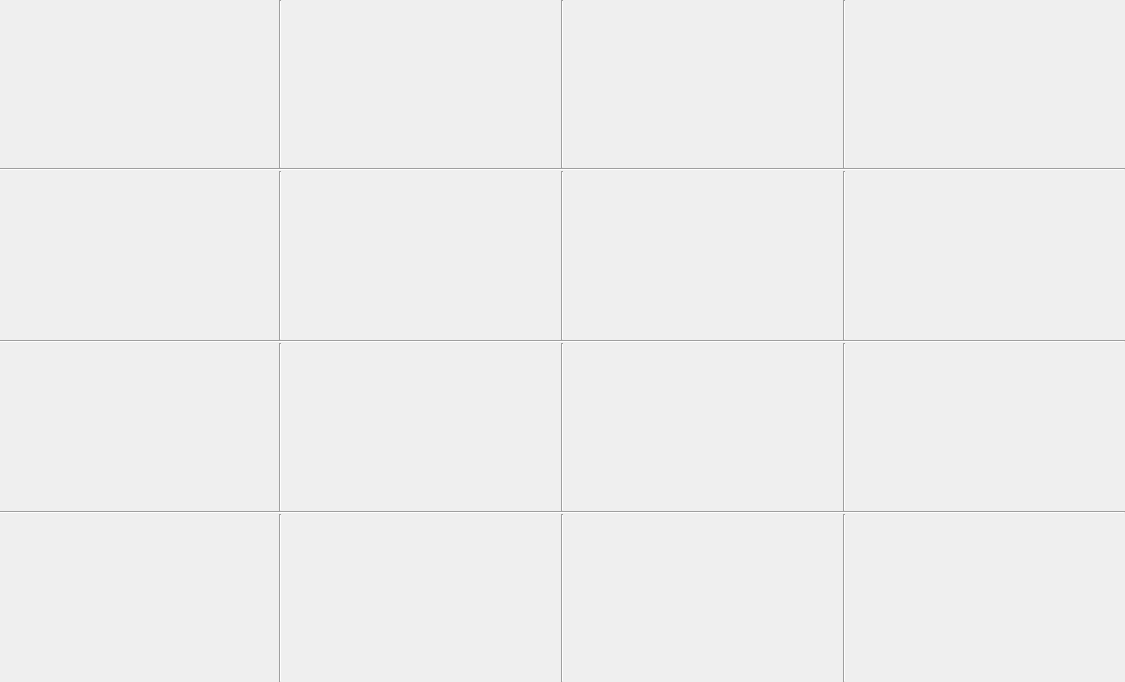
<?xml version="1.0" encoding="UTF-8"?>
<ui version="4.0">
 <class>sixteenScreen</class>
 <widget class="QWidget" name="sixteenScreen">
  <property name="geometry">
   <rect>
    <x>0</x>
    <y>0</y>
    <width>1125</width>
    <height>682</height>
   </rect>
  </property>
  <property name="windowTitle">
   <string>Form</string>
  </property>
  <layout class="QGridLayout" name="gridLayout">
   <property name="leftMargin">
    <number>0</number>
   </property>
   <property name="topMargin">
    <number>0</number>
   </property>
   <property name="rightMargin">
    <number>0</number>
   </property>
   <property name="bottomMargin">
    <number>0</number>
   </property>
   <property name="spacing">
    <number>0</number>
   </property>
   <item row="0" column="0">
    <layout class="QVBoxLayout" name="verticalLayout">
     <property name="spacing">
      <number>0</number>
     </property>
     <item>
      <layout class="QHBoxLayout" name="horizontalLayout">
       <property name="spacing">
        <number>0</number>
       </property>
       <item>
        <widget class="QLabel" name="label_win0">
         <property name="text">
          <string/>
         </property>
        </widget>
       </item>
       <item>
        <widget class="Line" name="line">
         <property name="orientation">
          <enum>Qt::Vertical</enum>
         </property>
        </widget>
       </item>
       <item>
        <widget class="QLabel" name="label_win1">
         <property name="text">
          <string/>
         </property>
        </widget>
       </item>
       <item>
        <widget class="Line" name="line_2">
         <property name="orientation">
          <enum>Qt::Vertical</enum>
         </property>
        </widget>
       </item>
       <item>
        <widget class="QLabel" name="label_win2">
         <property name="text">
          <string/>
         </property>
        </widget>
       </item>
       <item>
        <widget class="Line" name="line_3">
         <property name="orientation">
          <enum>Qt::Vertical</enum>
         </property>
        </widget>
       </item>
       <item>
        <widget class="QLabel" name="label_win3">
         <property name="text">
          <string/>
         </property>
        </widget>
       </item>
      </layout>
     </item>
     <item>
      <widget class="Line" name="line_13">
       <property name="orientation">
        <enum>Qt::Horizontal</enum>
       </property>
      </widget>
     </item>
     <item>
      <layout class="QHBoxLayout" name="horizontalLayout_2">
       <property name="spacing">
        <number>0</number>
       </property>
       <item>
        <widget class="QLabel" name="label_win4">
         <property name="text">
          <string/>
         </property>
        </widget>
       </item>
       <item>
        <widget class="Line" name="line_4">
         <property name="orientation">
          <enum>Qt::Vertical</enum>
         </property>
        </widget>
       </item>
       <item>
        <widget class="QLabel" name="label_win5">
         <property name="text">
          <string/>
         </property>
        </widget>
       </item>
       <item>
        <widget class="Line" name="line_5">
         <property name="orientation">
          <enum>Qt::Vertical</enum>
         </property>
        </widget>
       </item>
       <item>
        <widget class="QLabel" name="label_win6">
         <property name="text">
          <string/>
         </property>
        </widget>
       </item>
       <item>
        <widget class="Line" name="line_6">
         <property name="orientation">
          <enum>Qt::Vertical</enum>
         </property>
        </widget>
       </item>
       <item>
        <widget class="QLabel" name="label_win7">
         <property name="text">
          <string/>
         </property>
        </widget>
       </item>
      </layout>
     </item>
     <item>
      <widget class="Line" name="line_14">
       <property name="orientation">
        <enum>Qt::Horizontal</enum>
       </property>
      </widget>
     </item>
     <item>
      <layout class="QHBoxLayout" name="horizontalLayout_3">
       <property name="spacing">
        <number>0</number>
       </property>
       <item>
        <widget class="QLabel" name="label_win8">
         <property name="text">
          <string/>
         </property>
        </widget>
       </item>
       <item>
        <widget class="Line" name="line_7">
         <property name="orientation">
          <enum>Qt::Vertical</enum>
         </property>
        </widget>
       </item>
       <item>
        <widget class="QLabel" name="label_win9">
         <property name="text">
          <string/>
         </property>
        </widget>
       </item>
       <item>
        <widget class="Line" name="line_8">
         <property name="orientation">
          <enum>Qt::Vertical</enum>
         </property>
        </widget>
       </item>
       <item>
        <widget class="QLabel" name="label_win10">
         <property name="text">
          <string/>
         </property>
        </widget>
       </item>
       <item>
        <widget class="Line" name="line_9">
         <property name="orientation">
          <enum>Qt::Vertical</enum>
         </property>
        </widget>
       </item>
       <item>
        <widget class="QLabel" name="label_win11">
         <property name="text">
          <string/>
         </property>
        </widget>
       </item>
      </layout>
     </item>
     <item>
      <widget class="Line" name="line_15">
       <property name="orientation">
        <enum>Qt::Horizontal</enum>
       </property>
      </widget>
     </item>
     <item>
      <layout class="QHBoxLayout" name="horizontalLayout_4">
       <property name="spacing">
        <number>0</number>
       </property>
       <item>
        <widget class="QLabel" name="label_win12">
         <property name="text">
          <string/>
         </property>
        </widget>
       </item>
       <item>
        <widget class="Line" name="line_10">
         <property name="orientation">
          <enum>Qt::Vertical</enum>
         </property>
        </widget>
       </item>
       <item>
        <widget class="QLabel" name="label_win13">
         <property name="text">
          <string/>
         </property>
        </widget>
       </item>
       <item>
        <widget class="Line" name="line_11">
         <property name="orientation">
          <enum>Qt::Vertical</enum>
         </property>
        </widget>
       </item>
       <item>
        <widget class="QLabel" name="label_win14">
         <property name="text">
          <string/>
         </property>
        </widget>
       </item>
       <item>
        <widget class="Line" name="line_12">
         <property name="orientation">
          <enum>Qt::Vertical</enum>
         </property>
        </widget>
       </item>
       <item>
        <widget class="QLabel" name="label_win15">
         <property name="text">
          <string/>
         </property>
        </widget>
       </item>
      </layout>
     </item>
    </layout>
   </item>
  </layout>
 </widget>
 <resources/>
 <connections/>
</ui>
